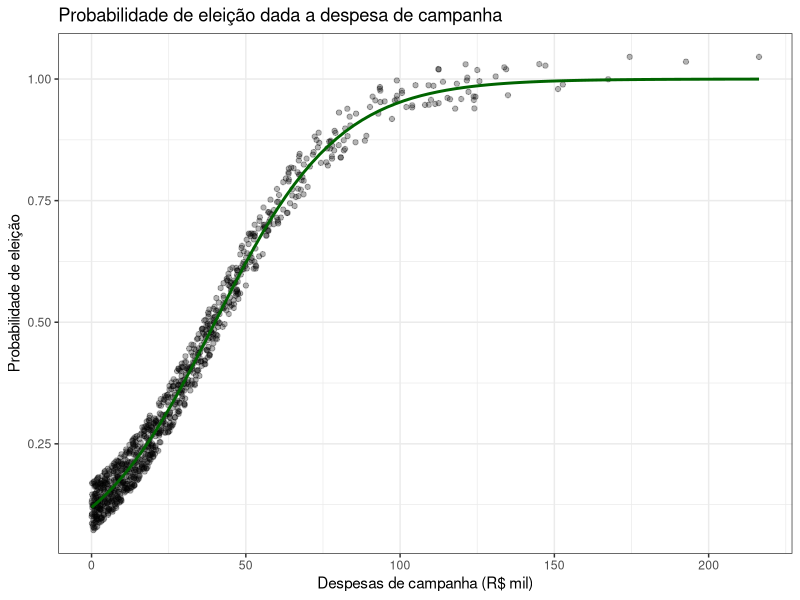
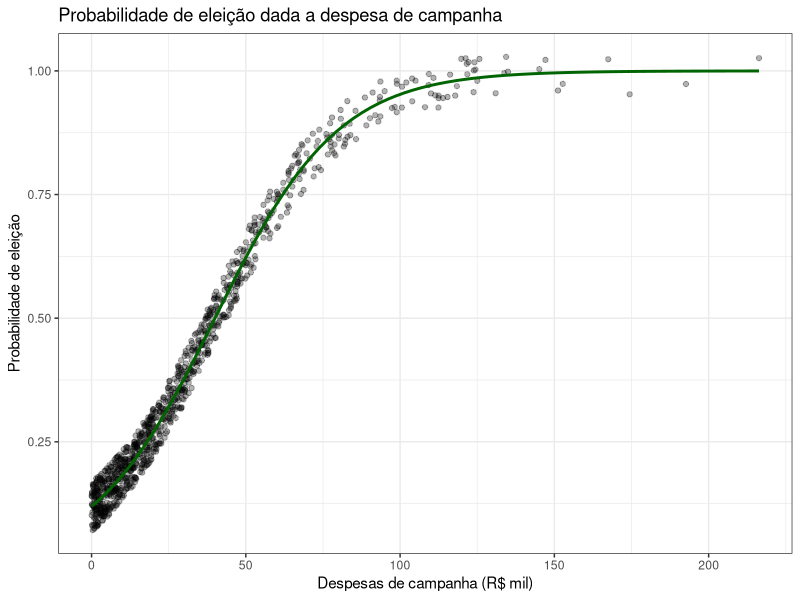

Here is the R script that generated these plots, in order:
## ---- chunk 1
library(tidyverse)

set.seed(123)

# candidatos simulados
n <- 1000

# simulacao das despesas de campanha (distribuicao exponencial com media 30 mil)
# documentacao da funcao 
# https://www.rdocumentation.org/packages/stats/versions/3.6.2/topics/Exponential
despesas <- rexp(n, rate = 1/30)

# efeito da despesa
alpha <- -2
efeito_despesa <- 0.05

# calcula prob de eleicao
prob_eleito <- 1 / (1 + exp(-(alpha + efeito_despesa * despesas)))

# dataframe
dados <- data.frame(despesas, prob_eleito)

# plot da relacao logistica
ggplot(dados, aes(x = despesas, y = prob_eleito)) +
  geom_jitter(height = 0.05, alpha = 0.3) +
  stat_smooth(method = "glm", 
              method.args = list(family = "binomial"), 
              se = FALSE, 
              color = "darkgreen") +
  labs(
    title = "Probabilidade de eleição dada a despesa de campanha",
    x = "Despesas de campanha (R$ mil)",
    y = "Probabilidade de eleição"
  ) +
  theme_bw()
## ---- chunk 2
#| include: false
ggsave(here::here("trabalhos/lista-1/destaque.png"), width = 8, height = 4.5, dpi = 150, bg = "#F6F6F3")
